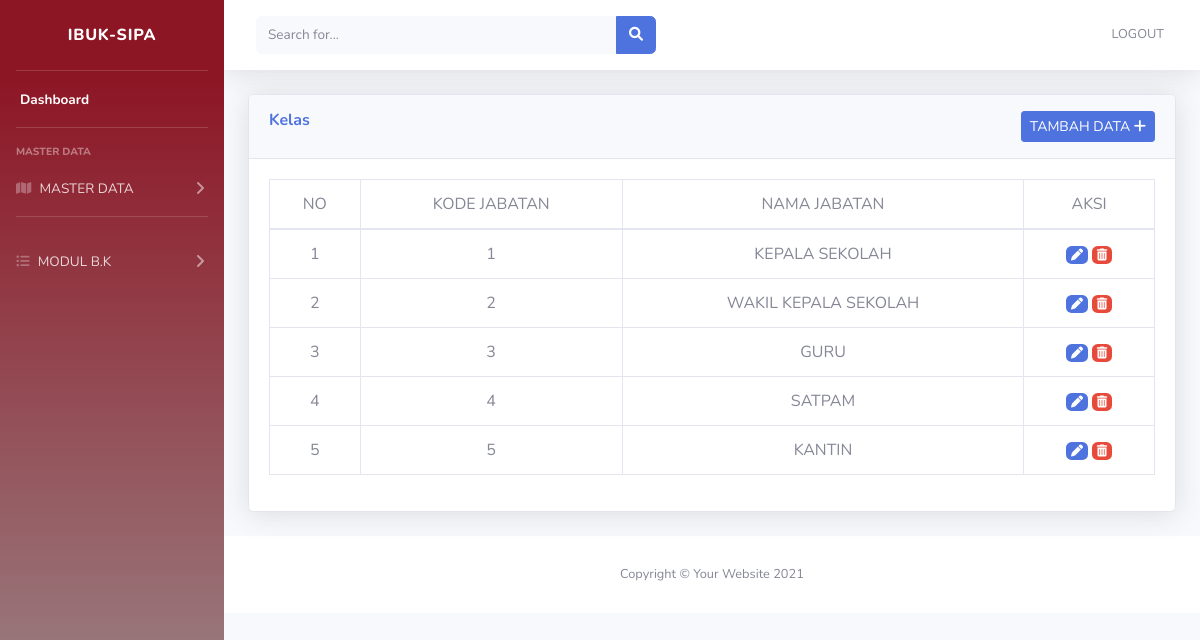
The app's page /index.php/jabatan, older data.
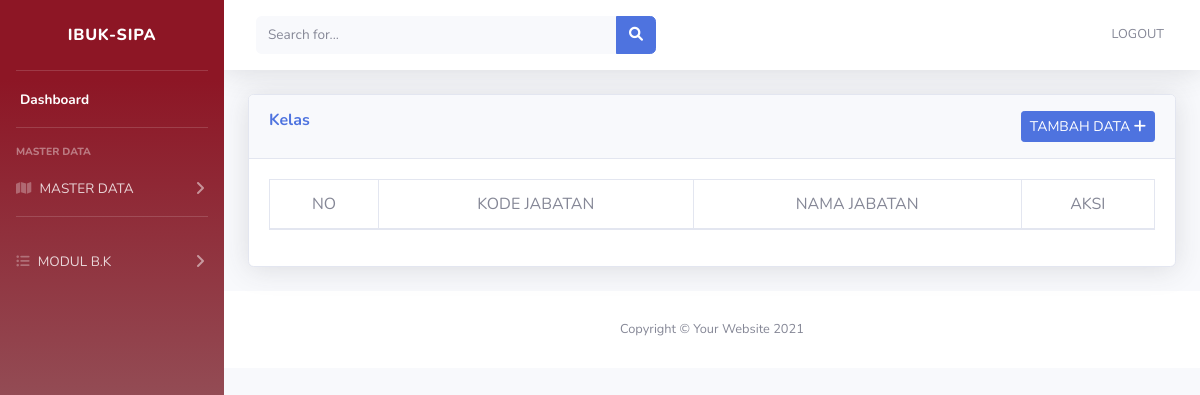
The same page, newer data.
### tables this page shows
CREATE TABLE IF NOT EXISTS `tbl_jabatan` (
  `id` int(11) NOT NULL AUTO_INCREMENT,
  `kd_jabatan` int(10) NOT NULL,
  `jabatan` varchar(20) NOT NULL,
  PRIMARY KEY (`id`)
);

### application/controllers/jabatan.php (called while the page is built, shortened)
<?php
class Jabatan extends CI_Controller {
  public function index()
  {
    $data['tbl_jabatan'] = $this->Modeljabatan->SemuaData();
    $this->load->view('tamplate/header');
    $this->load->view('tamplate/sidebar');
    $this->load->view('tamplate/topbar');
    $this->load->view('jabatan', $data);
    $this->load->view('tamplate/footer');
  }
}
?>

### index.php (called while the page is built, shortened)
<?php
require_once BASEPATH.'core/CodeIgniter.php';

### application/models/Modeljabatan.php (called while the page is built, shortened)
<?php
class Modeljabatan extends CI_Model
{
	public function SemuaData()
	{
		return $this->db->get('tbl_jabatan')->result_array();
	}
}

### application/views/jabatan.php (the view)
                <div class="container-fluid">
                    <div class="card shadow mb-4">
                        <div class="card-header py-3">
                            <h6 class="m-0 font-weight-bold text-primary">Kelas
                            <a href="<?php echo base_url('jabatan/tambah_data'); ?>"
                            class="btn btn-primary btn-sm float-right">TAMBAH DATA <i class="fa fa-plus"></i></a>
                        </div>
                        <div class="card-body">
                        <div class="table-responsive">
                        <table class="table table-bordered text-center" id="dataTable" width="100%" cellspacing="0">
    <thead>
      <tr>
      <td>NO</td>
      <td>KODE JABATAN</td>
      <td>NAMA JABATAN</td>
      <td>AKSI</td>
      </tr>
      </thead>
  <tbody>
    <?php
    $no=1;
    foreach ($tbl_jabatan as $jabatan) : ?>
    <tr>
      <td><?php echo $no++; ?></td>
      <td><?php echo $jabatan['kd_jabatan']; ?></td>
      <td><?php echo $jabatan['jabatan']; ?></td>
    <td>
      <a href="<?php echo base_url() ?>jabatan/edit_data/<?php echo $jabatan['id']; ?>" class="badge badge-primary"><i class="fa-solid fa-pen"></i></a>
      <a href="<?php echo base_url() ?>jabatan/hapus_data/<?php echo $jabatan['id']; ?>" class="badge badge-danger"><i class="fa-solid fa-trash-can"></i></a></td>
    </tr>
    <?php endforeach ?>
</tbody>
</table>
</div>
</div>
</div>
</div>

### application/views/tamplate/header.php (shortened to what this page needs)
<!DOCTYPE html>
<html lang="en">
<head>
    <link href="https://cdnjs.cloudflare.com/ajax/libs/font-awesome/6.0.0/css/all.min.css" rel="stylesheet" type="text/css">
    <link href="<?php echo base_url() ?>assets/css/sb-admin-2.min.css" rel="stylesheet">
    <link href="<?php echo base_url() ?>assets/vendor/datatables/dataTables.bootstrap4.min.css" rel="stylesheet">
</head>
<body id="page-top">
    <div id="wrapper">

### application/views/tamplate/sidebar.php (shortened to what this page needs)
<ul class="navbar-nav bg-gradient-primary sidebar sidebar-dark accordion" id="accordionSidebar">
    <a class="sidebar-brand d-flex align-items-center justify-content-center" href="index.html">
        <div class="sidebar-brand-text mx-3">IBUK-SIPA <sup></sup></div>
    </a>
    <hr class="sidebar-divider my-0">
    <li class="nav-item active">
        <a class="nav-link" href="http://localhost/ibuk-sipa/">
            <span>Dashboard</span></a>
    </li>
    <hr class="sidebar-divider">
    <div class="sidebar-heading">
        MASTER DATA
    </div>
    <li class="nav-item">
        <a class="nav-link collapsed" href="#" data-toggle="collapse" data-target="#collapseUtilities" aria-expanded="true" aria-controls="collapseUtilities">
            <i class="fas fa-thin fa-map"></i>
            <span>MASTER DATA</span>
        </a>
    </li>
    <hr class="sidebar-divider">
    <li class="nav-item">
        <a class="nav-link collapsed" href="#" data-toggle="collapse" data-target="#collapseTwo" aria-expanded="true" aria-controls="collapseTwo">
            <i class="fa fa-list-ul"></i>
            <span>MODUL B.K</span>
        </a>
    </li>
</ul>

### application/views/tamplate/topbar.php (shortened to what this page needs)
<div id="content-wrapper" class="d-flex flex-column">
    <div id="content">
        <nav class="navbar navbar-expand navbar-light bg-white topbar mb-4 static-top shadow">
            <form
                class="d-none d-sm-inline-block form-inline mr-auto ml-md-3 my-2 my-md-0 mw-100 navbar-search">
                <div class="input-group">
                    <input type="text" class="form-control bg-light border-0 small" placeholder="Search for..."
                        aria-label="Search" aria-describedby="basic-addon2">
                    <div class="input-group-append">
                        <button class="btn btn-primary" type="button">
                            <i class="fas fa-search fa-sm"></i>
                        </button>
                    </div>
                </div>
            </form>
            <ul class="navbar-nav ml-auto">
                <li class="nav-item dropdown no-arrow">
                    <a onclick="return confirm('Yakin Logout?');" class="nav-link dropdown-toggle" href="<?php echo base_url() ?>/logout/" id="userDropdown" role="button"
                        >
                        <span class="mr-2 d-none d-lg-inline text-gray-600 small">LOGOUT</span>
                    </a>
                </li>
            </ul>
        </nav>

### application/views/tamplate/footer.php (shortened to what this page needs)
            <footer class="sticky-footer bg-white">
                <div class="container my-auto">
                    <div class="copyright text-center my-auto">
                        <span>Copyright &copy; Your Website 2021</span>
                    </div>
                </div>
            </footer>
        </div>
    </div>
</body>
</html>

Row changes from the older to the newer data that the page shows:
removed tbl_jabatan: kd_jabatan "1", jabatan "KEPALA SEKOLAH"
removed tbl_jabatan: kd_jabatan "2", jabatan "WAKIL KEPALA SEKOLAH"
removed tbl_jabatan: kd_jabatan "3", jabatan "GURU"
removed tbl_jabatan: kd_jabatan "4", jabatan "SATPAM"
removed tbl_jabatan: kd_jabatan "5", jabatan "KANTIN"
